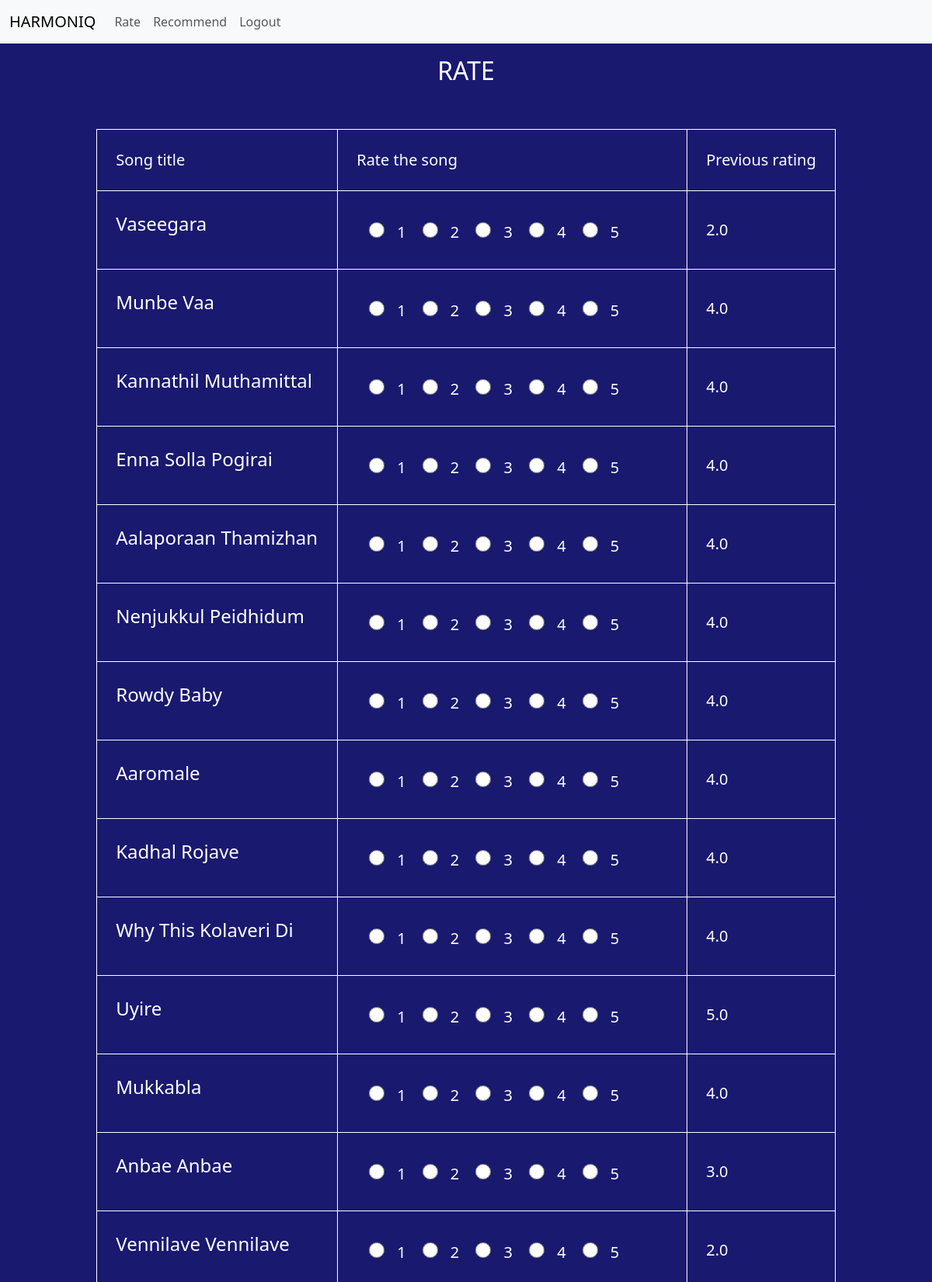
Page /rate (signed in, upper part) on the committed database.
### tables this page shows
CREATE TABLE songs(
              id INTEGER PRIMARY KEY,
              title TEXT NOT NULL,
              link TEXT NOT NULL
            );

CREATE TABLE ratings(
              id INTEGER PRIMARY KEY,
              user_id INTEGER NOT NULL,
              song_id INTEGER NOT NULL,
              rating REAL NOT NULL,
              FOREIGN KEY (user_id) REFERENCES user(id),
              FOREIGN KEY (song_id) REFERENCES songs(id)
            );

### app.py (the view, shortened to what this page needs)
@app.route('/rate', methods=["GET","POST"])
@login_required
def rate():
    songs = cursor.execute('''
            SELECT * FROM songs;
        ''').fetchall()
    obj = []
    your_rating = ["NA",]
    for result in songs:
        if cursor.execute("SELECT rating FROM ratings WHERE user_id = ? AND song_id = ?",(session["user_id"],result[0])).fetchall():
            your_rating = cursor.execute("SELECT rating FROM ratings WHERE user_id = ? AND song_id = ?",(session["user_id"],result[0])).fetchall()[0]
            obj.append({'id': result[0], 'title' : result[1], 'link' : result[2], 'user_rating' : your_rating[0]})
        else:
            obj.append({'id': result[0], 'title' : result[1], 'link' : result[2], 'user_rating' : "NA"})
    if request.method == "GET":
        return render_template("rate.html", songs=obj)

### app.py (called while the page is built)
def login_required(f):
    @wraps(f)
    def decorated_function(*args, **kwargs):
        if session.get("user_id") is None:
            return redirect("/login")
        return f(*args, **kwargs)
    return decorated_function

### templates/rate.html (shortened to what this page needs)
{% extends "layout.html" %}
{% block main %}
<h2 style="text-align: center;margin: 16px;">RATE</h2>
<form class="songs-list" action="/rate" method="post"><table>
        <td>Song title</td>
        <td>Rate the song</td>
        <td>Previous rating</td>
{% for song in songs %}
<div class="form-group">
    <tr>
        <td >
    <p class="title"><a href="{{song.link}}">{{song.title}} </a></p></td>
    <td id="ra" style="width: 450px;">
    <input type="radio" name="score{{song.id}}" value = 1>1
    <input type="radio" name="score{{song.id}}" value = 2>2
    <input type="radio" name="score{{song.id}}" value = 3>3
    <input type="radio" name="score{{song.id}}" value = 4>4
    <input type="radio" name="score{{song.id}}" value = 5>5
</td><td>{{song.user_rating}}</td>
    </tr>
</div>
{% endfor %}
</table>
            </form>
{% endblock %}

### templates/layout.html (shortened to what this page needs)
<!DOCTYPE html>
<html lang="en">
    <head>
        <link rel="stylesheet" href="https://cdnjs.cloudflare.com/ajax/libs/font-awesome/4.7.0/css/font-awesome.min.css">
        <link href="https://cdn.jsdelivr.net/npm/bootstrap@5.3.3/dist/css/bootstrap.min.css" rel="stylesheet">
    </head>
<body>
    {% block nav %}
    <nav class="navbar navbar-expand-lg navbar-light bg-light">
        <div class="container-fluid">
          <a class="navbar-brand" href="/">HARMONIQ</a>
          <div class="collapse navbar-collapse" id="navbarNav">
            <ul class="navbar-nav">
              <li class="nav-item">
                <a class="nav-link" href="/rate">Rate</a>
              </li>
              <li class="nav-item">
                <a class="nav-link" href="/recommend">Recommend</a>
              </li>
              <li class="nav-item">
                <a class="nav-link" href="/logout" >Logout</a>
              </li>
            </ul>
          </div>
        </div>
      </nav>
    {% endblock %}
    <div class="main">{% block main %}{% endblock %}</div>
</body>
<link rel="stylesheet" type="text/css" href="/static/style.css">
</html>

### static/style.css (style rules this page uses)
body { background-color: midnightblue; color: white; }
.form-group { text-align: center; margin: 16px; }
a { text-decoration: none; color: white; }
.songs-list { margin: auto; padding: 16px; font-size: 20px; }
.title { font-size: 24px; }
.songs-list input[type=radio] { margin: 16px; font-size: 24px; height: 20px; width: 20px; }
table { padding: 24px; margin: 24px auto; }
table td,th { padding: 24px; border: solid 1px white; border-collapse: collapse; }

### rows in the picture
songs: title "Vaseegara"
ratings: user_rating "2.0"
songs: title "Munbe Vaa"
ratings: user_rating "4.0"
songs: title "Kannathil Muthamittal"
ratings: user_rating "4.0"
songs: title "Enna Solla Pogirai"
ratings: user_rating "4.0"
songs: title "Aalaporaan Thamizhan"
ratings: user_rating "4.0"
songs: title "Nenjukkul Peidhidum"
ratings: user_rating "4.0"
songs: title "Rowdy Baby"
ratings: user_rating "4.0"
songs: title "Aaromale"
ratings: user_rating "4.0"
songs: title "Kadhal Rojave"
ratings: user_rating "4.0"
songs: title "Why This Kolaveri Di"
ratings: user_rating "4.0"
songs: title "Uyire"
ratings: user_rating "5.0"
songs: title "Mukkabla"
ratings: user_rating "4.0"
songs: title "Anbae Anbae"
ratings: user_rating "3.0"
songs: title "Vennilave Vennilave"
ratings: user_rating "2.0"
